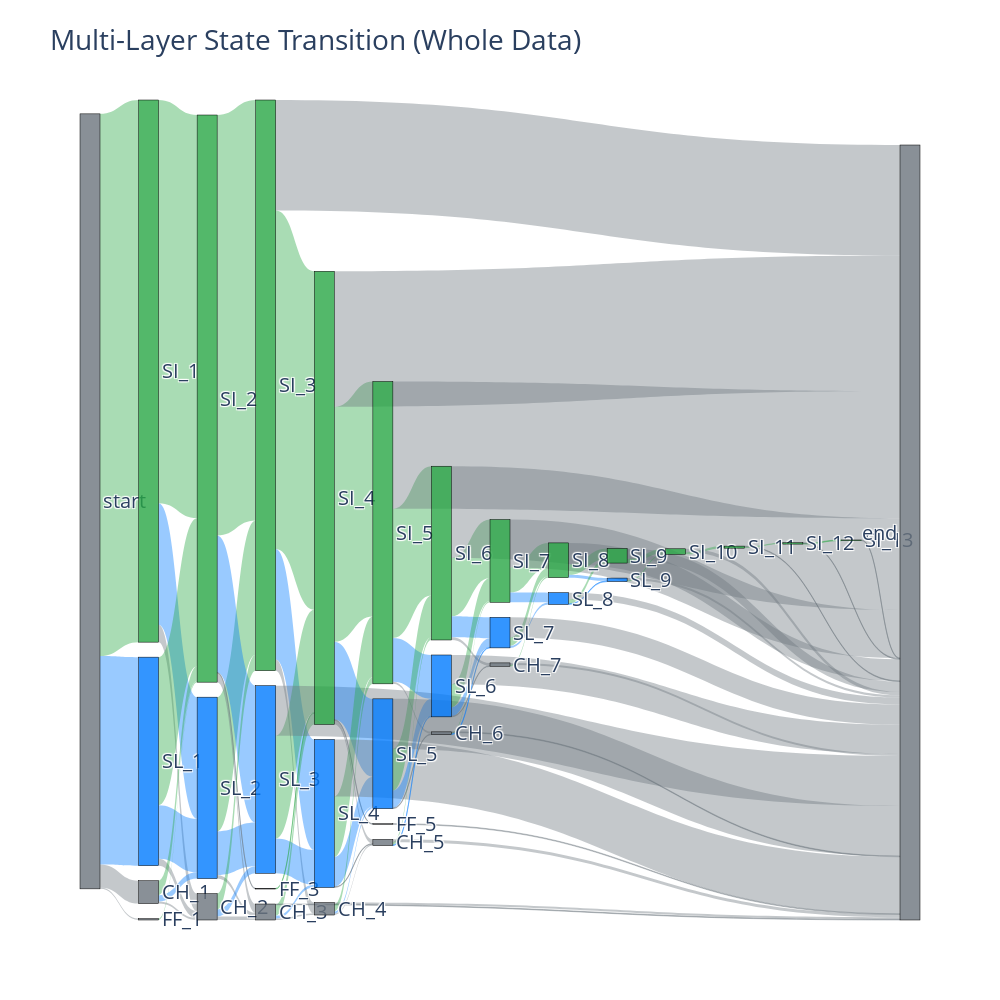

Here is the notebook cell this chart was saved with:
### Code cell
print('[전체 Josh Hader의 Layer별 전이 확률 시각화 \n')
eda.Transition.Probability.visualizer(layered=True, grouped=False)
